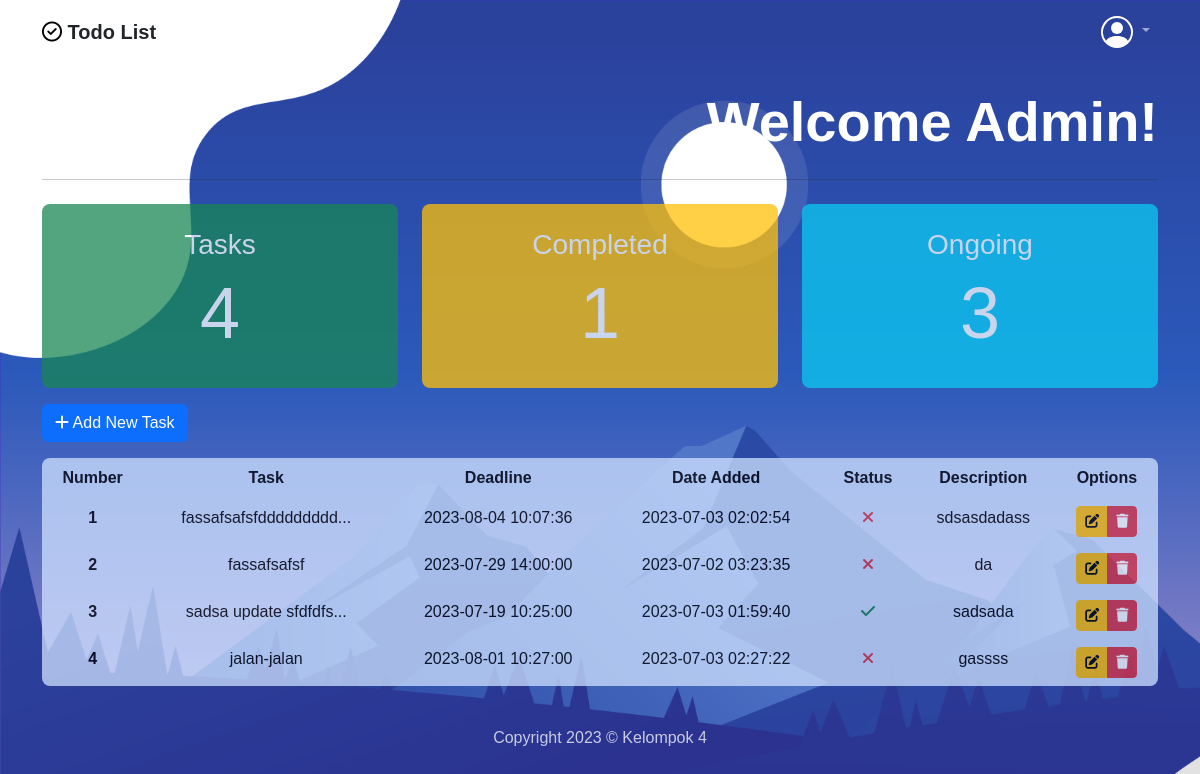
Page /public/home (signed in) on the earlier database version.
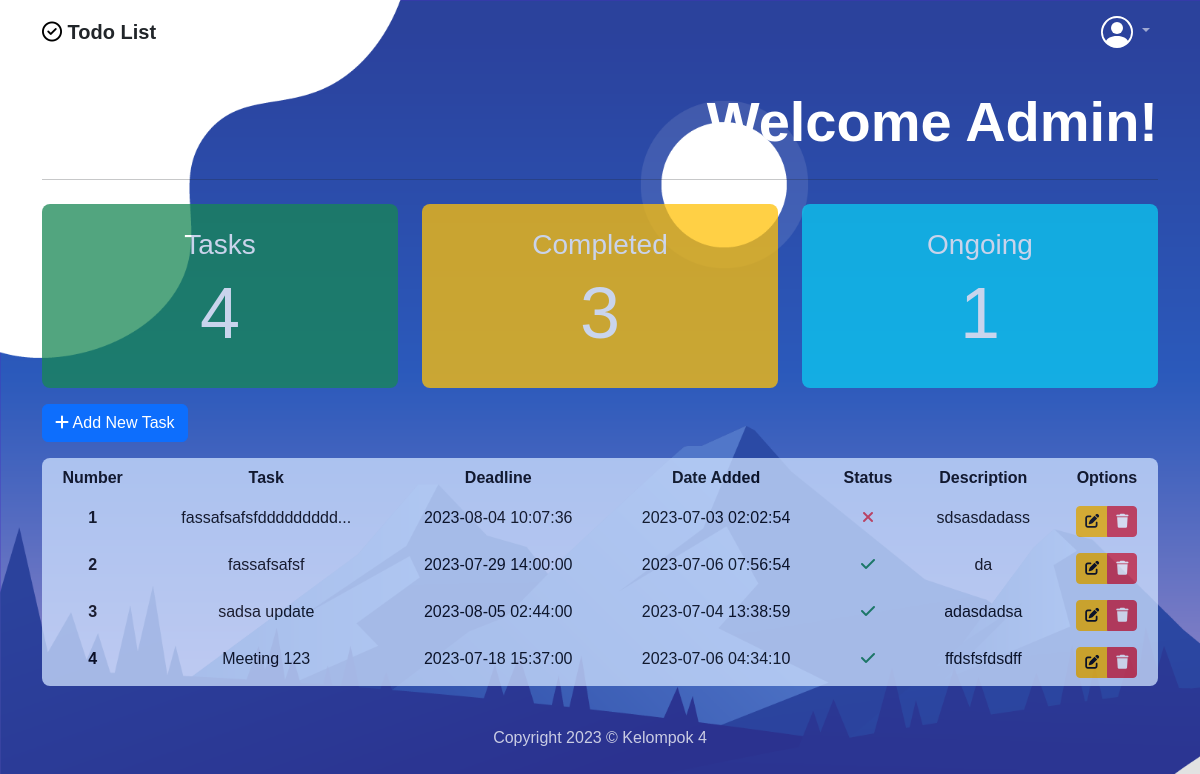
Same page on the later database version.
### tables this page shows
CREATE TABLE `users` (
  `id` int(11) NOT NULL,
  `username` varchar(255) NOT NULL,
  `email` varchar(255) NOT NULL,
  `password` varchar(255) NOT NULL
);

CREATE TABLE `tugas` (
  `id` int(11) NOT NULL,
  `user_id` int(11) NOT NULL,
  `nama_tugas` varchar(255) NOT NULL,
  `deskripsi_tugas` text DEFAULT NULL,
  `tanggal_dibuat` timestamp NOT NULL DEFAULT current_timestamp(),
  `deadline` datetime DEFAULT NULL,
  `status` varchar(10) NOT NULL DEFAULT 'Undone'
);

### app/core/Controller.php (called while the page is built, shortened)
<?php
class Controller
{
    public function view($view, $data = [])
    {
        require_once '../app/views/' . $view . '.php';
    }
    public function model($model)
    {
        return new $model;
    }
}

### app/controllers/HomeController.php (called while the page is built, shortened)
<?php
class HomeController extends Controller
{
    public function index()
    {
        $data['judul'] = 'Home';
        $user_id = $_SESSION['user_id'];
        $data['tasks'] = $this->model('TugasModel')->getAllTask($user_id);
        $data['user'] = null;
        if (isset($_SESSION['user_id'])) {
            $userId = $_SESSION['user_id'];
            $userModel = $this->model('UserModel');
            $data['user'] = $userModel->getUserById($userId);
        }
        $this->view('templates/header', $data);
        $this->view('partials/navbar', $data);
        $this->view('home/index', $data);
        $this->view('templates/footer');
    }
}

### app/core/App.php (called while the page is built, shortened)
<?php
class App
{
    protected $controller = 'HomeController';
    protected $method = 'index';
    public function __construct()
    {
        $url = $this->parseURL();
        if (empty($url)) {
            $url[0] = $this->controller;
        } else {
            $controllerName = ucfirst($url[0]) . 'Controller';
            if (file_exists('../app/controllers/' . $controllerName . '.php')) {
                $this->controller = $controllerName;
                unset($url[0]);
            }
        }
        $this->controller = new $this->controller;
        $this->params = $url ? array_values($url) : [];
        call_user_func_array([$this->controller, $this->method], $this->params);
    }
    public function parseURL()
    {
        if (isset($_GET['url'])) {
            $url = rtrim($_GET['url'], '/');
            $url = filter_var($url, FILTER_SANITIZE_URL);
            $url = explode('/', $url);
            return $url;
        } else {
            return [];
        }
    }
}

### public/index.php (called while the page is built, shortened)
<?php
$app = new App;

### app/core/Database.php (called while the page is built, shortened)
<?php
class Database
{
    private $host = DB_HOST;
    private $user = DB_USER;
    private $pass = DB_PASS;
    private $db_name = DB_NAME;
    private $dbh;
    private $stmt;
    public function __construct()
    {
        $dsn = 'mysql:host=' . $this->host . ';dbname=' . $this->db_name;
        $option = [
            PDO::ATTR_PERSISTENT => true,
            PDO::ATTR_ERRMODE => PDO::ERRMODE_EXCEPTION
        ];
        try {
            $this->dbh = new PDO($dsn, $this->user, $this->pass, $option);
        } catch (PDOException $e) {
            die($e->getMessage());
        }
    }
    public function query($query)
    {
        $this->stmt = $this->dbh->prepare($query);
    }
    public function bind($param, $value, $type = null)
    {
        if (is_null($type)) {
            switch (true) {
                default:
                    $type = PDO::PARAM_STR;
            }
        }
        $this->stmt->bindValue($param, $value, $type);
    }
    public function execute()
    {
        $this->stmt->execute();
    }
    public function resultSet()
    {
        $this->execute();
        return $this->stmt->fetchAll(PDO::FETCH_ASSOC);
    }
    public function single()
    {
        $this->execute();
        return $this->stmt->fetch(PDO::FETCH_ASSOC);
    }
}

### app/models/UserModel.php (called while the page is built, shortened)
<?php
class UserModel
{
    private $db;
    public function __construct()
    {
        $this->db = new Database;
    }
    public function getUserById($userId)
    {
        $this->db->query('SELECT * FROM users WHERE id = :id');
        $this->db->bind(':id', $userId);
        return $this->db->single();
    }
}

### app/models/TugasModel.php (called while the page is built, shortened)
<?php
class TugasModel
{
    private $db;
    public function __construct()
    {
        $this->db = new Database;
    }
    public function getAllTask($userId)
    {
        $query = 'SELECT * FROM tugas WHERE user_id = :user_id';
        $this->db->query($query);
        $this->db->bind(':user_id', $userId);
        return $this->db->resultSet();
    }
}

### app/views/home/index.php (the view, shortened to what this page needs)
<?php
$taskCount = count($data['tasks']);
$completedCount = 0;
foreach ($data['tasks'] as $task) {
  if ($task['status'] === 'Done') {
    $completedCount++;
  }
}
$ongoingCount = 0;
foreach ($data['tasks'] as $task) {
  if ($task['status'] === 'Undone') {
    $ongoingCount++;
  }
}
?>
<head>
  <link rel="stylesheet" href="<?= BASEURL; ?>/css/home.css">
</head>
<div class="container">
  <div class="jumbotron mt-4">
    <h1 class="display-4 fw-semibold text-white text-end">Welcome <?= $data['user']['username'] ?>!</h1>
    <hr class="my-4">
    <div class="row align-items-md-stretch">
      <div class="col-md-4 ">
        <div class="h-100 bg-card p-4 bg-success text-white rounded-3 d-flex flex-column justify-content-center align-items-center">
          <h3 class="mb-2 text-center">Tasks</h3>
          <h1 class="display-2 text-center"><?= $taskCount ?></h1>
        </div>
      </div>
      <div class="col-md-4">
        <div class="h-100 bg-card p-4 bg-warning text-white rounded-3 d-flex flex-column justify-content-center align-items-center">
          <h3 class="mb-2 text-center">Completed</h3>
          <h1 class="display-2 text-center"><?= $completedCount ?></h1>
        </div>
      </div>
      <div class="col-md-4">
        <div class="h-100 bg-card p-4 bg-info text-white rounded-3 d-flex flex-column justify-content-center align-items-center">
          <h3 class="mb-2 text-center">Ongoing</h3>
          <h1 class="display-2 text-center"><?= $ongoingCount ?></h1>
        </div>
      </div>
    </div>
  </div>
  <form action="<?= BASEURL ?>/home/tambah/" method="POST">
    <button type="button" class="btn btn-primary mt-3" data-bs-toggle="modal" data-bs-target="#exampleModal" data-bs-whatever="@getbootstrap"><i class="fas fa-plus"></i> Add New Task</button>
  </form>
  <table class="table table-primary table-borderless text-center mx-auto mt-3 opacity-75 rounded rounded-3 overflow-hidden">
    <thead>
      <tr>
        <th scope="col">Number</th>
        <th scope="col">Task</th>
        <th scope="col">Deadline</th>
        <th scope="col">Date Added</th>
        <th scope="col">Status</th>
        <th scope="col">Description</th>
        <th scope="col">Options</th>
      </tr>
    </thead>
    <tbody>
      <?php foreach ($data['tasks'] as $index => $task) : ?>
        <tr>
          <th scope="row"><?= $index + 1 ?></th>
          <td>
            <?php if (strlen($task['nama_tugas']) > 20) : ?>
              <?= substr($task['nama_tugas'], 0, 20) ?>...
            <?php else : ?>
              <?= $task['nama_tugas'] ?>
            <?php endif; ?>
          </td>
          <td><?= $task['deadline'] ?></td>
          <td><?= $task['tanggal_dibuat'] ?></td>
          <td>
            <?php if ($task['status'] === 'Done') : ?>
              <i class="fas fa-check text-success"></i>
            <?php else : ?>
              <i class="fas fa-times text-danger"></i>
            <?php endif; ?>
          </td>
          <td>
            <?php if (strlen($task['deskripsi_tugas']) > 40) : ?>
              <?= substr($task['deskripsi_tugas'], 0, 40) ?>...
            <?php else : ?>
              <?= $task['deskripsi_tugas'] ?>
            <?php endif; ?>
          </td>
          <td>
            <div class="btn-group">
              <button class="btn btn-warning btn-sm" type="button" data-bs-toggle="offcanvas" data-bs-target="#offcanvasRight<?= $task['id'] ?>" aria-controls="offcanvasRight<?= $task['id'] ?>">
                <i class="fas fa-edit"></i>
              </button>
              <a class="btn btn-danger btn-sm" href="<?= BASEURL ?>/home/hapus/<?= $task['id'] ?>">
                <i class="fas fa-trash"></i>
              </a>
            </div>
          </td>
        </tr>
      <?php endforeach; ?>
    </tbody>
  </table>
</div>
<footer class="pt-3 mt-4 text-body-secondary text-center mb-3">
  <p class="text-white opacity-75">Copyright 2023 &copy; Kelompok 4</p>
</footer>

### app/views/templates/header.php (shortened to what this page needs)
<!DOCTYPE html>
<html lang="en">
<head>
  <link rel="stylesheet" href="https://cdnjs.cloudflare.com/ajax/libs/font-awesome/6.4.0/css/all.min.css" />
  <link href="https://cdn.jsdelivr.net/npm/bootstrap@5.3.0/dist/css/bootstrap.min.css" rel="stylesheet">
  <link rel="stylesheet" href="<?= BASEURL; ?>/css/style.css">
</head>
<body>

### app/views/partials/navbar.php (shortened to what this page needs)
<nav class="navbar navbar-expand-lg navbar-dark ">
    <div class="container">
        <a class="navbar-brand text-dark fw-semibold" href="<?= BASEURL; ?>/"><i class="fa-regular fa-circle-check" style="color: #000;"></i> Todo List</a>
        <ul class="navbar-nav ">
            <?php if (isset($_SESSION['user_id'])) { ?>
                <li class="nav-item dropdown">
                    <a class="nav-link dropdown-toggle" href="#" role="button" data-bs-toggle="dropdown" aria-expanded="false">
                    </a>
                </li>
            <?php } ?>
        </ul>
    </div>
</nav>

### app/views/templates/footer.php (shortened to what this page needs)
</body>
</html>

### public/css/style.css (style rules this page uses)
body { font-family: sans-serif; }

### public/css/home.css (style rules this page uses)
body { background-size: auto; background-attachment: fixed; background-size: cover; }
table { border-radius: 1em; }
.bg-card { opacity: 0.75; transition: opacity 0.3s ease; }

Differences in the rows shown:
removed tugas: nama_tugas "sadsa update sfdfdfs", deadline "2023-07-19 10:25:00", tanggal_dibuat "2023-07-03 01:59:40", status "Done" (drawn), deskripsi_tugas "sadsada"
removed tugas: nama_tugas "jalan-jalan", deadline "2023-08-01 10:27:00", tanggal_dibuat "2023-07-03 02:27:22", status "Undone" (drawn), deskripsi_tugas "gassss"
changed tugas "fassafsafsf": tanggal_dibuat "2023-07-02 03:23:35" → "2023-07-06 07:56:54"; status "Undone" → "Done" (drawn)
added tugas: nama_tugas "sadsa update", deadline "2023-08-05 02:44:00", tanggal_dibuat "2023-07-04 13:38:59", status "Done" (drawn), deskripsi_tugas "adasdadsa"
added tugas: nama_tugas "Meeting 123", deadline "2023-07-18 15:37:00", tanggal_dibuat "2023-07-06 04:34:10", status "Done" (drawn), deskripsi_tugas "ffdsfsfdsdff"
Other differences:
$completedCount: "1" → "3"
$ongoingCount: "3" → "1"
